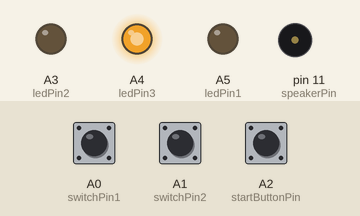
This sketch was run on a simulated Arduino Leonardo, built with avr-gcc and run on an emulated ATmega32U4. On the bench: output pins drawn as LEDs (lit = HIGH), buzzer (waves = sounding). The test bench sets the inputs (shaded band); at power-on: A0 (switchPin1) HIGH, A1 (switchPin2) HIGH, A2 (startButtonPin) HIGH. USB keyboard and mouse output is not drawn.

Above: at 3.0 s.
3.1 s: A0 (switchPin1) pulled LOW for 0.15 s
At 3.22 s:
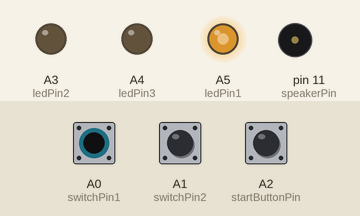
4.8 s: A1 (switchPin2) pulled LOW for 0.15 s
At 5.7 s:
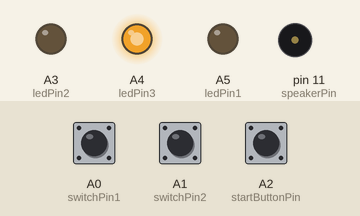
6.5 s: A2 (startButtonPin) pulled LOW for 0.15 s
At 7.7 s:
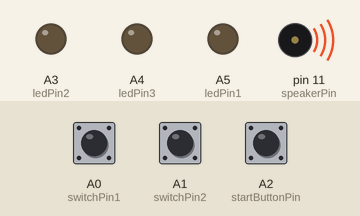
Timing chart, 0 to 9.6 s (numbered marks = the images above; inputs shaded):
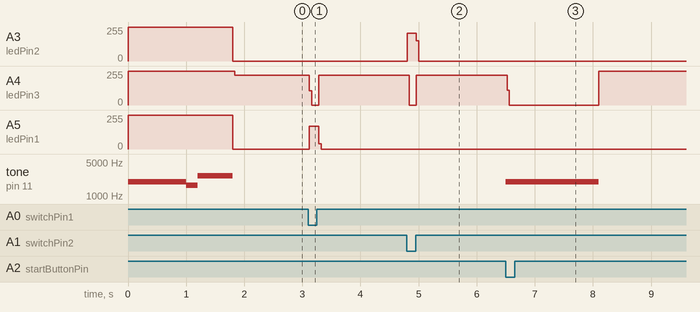

The sketch:

ArtGeneratorII.ino
```cpp
//Libraries
#include "LightSound.h"
#include "Image.h"

//Control Variables
int statusFlag = 0;
int enableFlag = 0;

void setup()
{
  pinSetup();
  bootLightSound();
}

void loop()
{
    if (digitalRead(switchPin1) == LOW) {statusFlag = 1;}
    if (digitalRead(switchPin2) == LOW) {statusFlag = 2;}
    if (digitalRead(switchPin1) == HIGH && digitalRead(switchPin2) == HIGH) {statusFlag = 3;}
    if (digitalRead(startButtonPin) == LOW) {enableFlag = 1;}


    if (statusFlag == 1 && enableFlag == 0)
    {
      ledsOff();
      ledOn(1);
    }
    else if (statusFlag == 2 && enableFlag == 0)
    {
      ledsOff();
      ledOn(2);
    }
    else if (statusFlag == 3 && enableFlag == 0)
    {
      ledsOff();
      ledOn(3);
    }
    else if (enableFlag == 1)
    {
      createImage(statusFlag);
    }
}

void createImage(int flagNumber)
{
  ledsOff();
  playSong(2);
  ledOn(flagNumber);
  openPaintDrawImage(flagNumber);
  ledsOff();
  doneLightSound();
  statusFlag = 0;
  enableFlag = 0;
}
```

Image.h
```cpp
#include "ImageData.h"
#include "MouseKeyboard.h"

int pixelSpacing = 7;

void openPaint()
{
    Mouse.begin();
    Keyboard.begin();

    Keyboard.press(KEY_LEFT_CTRL);
    Keyboard.press(KEY_ESC);
    delay(250);
    keyRelease();

    Keyboard.write('p');
    delay(250);
    Keyboard.write('a');
    delay(250);

    Keyboard.press(KEY_RETURN);
    keyRelease();
    delay(2500);

    Keyboard.press(KEY_LEFT_ALT);
    Keyboard.press((char) 32);
    Keyboard.press('x');
    keyRelease();
    delay(2500);;
}

void readyImage()
{
  mouseMove(-2500,-2500); //Move to Origin
  mouseMove(1100,140); // Move to Thickness Select
  Mouse.press(); //Select Thickness
  mouseMove(0,280);
  delay(250);
  Mouse.release();
  mouseMove(-500,-150); //Move to Start Position
  delay(2500);
}

int imageRead(int imageBitmap[], int pixelNumber)
{
    int byteIndex = 0;
    int bitIndex = -1;

    for (int i = 0; i < pixelNumber+1; i++) //Determines a Pixel's Bit and Byte Location (Ex: Byte 20, Bit 0)
    {
      bitIndex++;

      if (bitIndex == 8)
      {
        byteIndex++;
        bitIndex = 0;
      }
    }

    int imageByte = pgm_read_byte_near(imageBitmap+byteIndex); //Reads Correct Byte from Array
    int imageBit = bitRead(imageByte, bitIndex); // Reads Bit from Byte
    return imageBit;
}

void drawImage(int imageBitmap[], int bitmapWidth, int bitmapHeight)
{
  long imageSize = bitmapWidth * bitmapHeight;
  int imageRowLength = bitmapWidth;
  long rowCounter = 0;

  for (int thisPixel = 0 ; thisPixel < imageSize; thisPixel++)
  {
    int imageBit = imageRead(imageBitmap,thisPixel); //Reads Pixel Value

    if (imageBit == 1) //Dot if 1
    {
      dot(pixelSpacing);
      rowCounter++;
    }
    else if (imageBit == 0) //No Dot if 0
    {
      noDot(pixelSpacing);
      rowCounter++;
    }

   if (rowCounter == imageRowLength)
    {
      mouseMove((-pixelSpacing*imageRowLength), pixelSpacing);
      rowCounter = 0;
    }
  }
}

void openPaintDrawImage(int imageNumber)
{
      delay(1000);
      openPaint();
      readyImage();
      Serial.println(imageNumber);

    switch(imageNumber)
   {
    case 1:
        drawImage(image1, image1Width, image1Height);
        break;
    case 2:
        drawImage(image2, image2Width, image2Height);
        break;
    case 3:
        drawImage(image3, image3Width, image3Height);
        break;
    }

      delay(2000);
}
```

LightSound.h
```cpp
#include "SoundData.h"

//Button, Speaker, and LED Variables
const int switchPin1 = A0,
          switchPin2 = A1,
          startButtonPin = A2;

const int ledPin1 = A5,
          ledPin2 = A3,
          ledPin3 = A4;

const int speakerPin = 11;

void pinSetup()
{
  pinMode(switchPin1, INPUT_PULLUP);
  pinMode(switchPin2, INPUT_PULLUP);
  pinMode(startButtonPin, INPUT_PULLUP);

  pinMode(ledPin1, OUTPUT);
  pinMode(ledPin2, OUTPUT);
  pinMode(ledPin3, OUTPUT);
  pinMode(speakerPin, OUTPUT);
}

void playSong(int songNumber)
{
  int *melody;
  int *noteLength;
  int numNotes;

   switch(songNumber)
   {
    case 1:
          melody = &melodyStartup[0];
          noteLength = &noteLengthStartup[0];
          numNotes = numNotesStartup;
        break;
    case 2:
          melody = &melodyImageStart[0];
          noteLength = &noteLengthImageStart[0];
          numNotes = numNotesImageStart;
        break;
    case 3:
          melody = &melodyImageDone[0];
          noteLength = &noteLengthImageDone[0];
          numNotes = numNotesImageDone;
        break;
    }

  for (int thisNote = 0; thisNote < numNotes; thisNote++)
  {
    tone(speakerPin, *melody, *noteLength);
    delay(*noteLength);
    noTone(speakerPin);
    melody++; noteLength++;
  }
}

void bootLightSound()
{
  digitalWrite(ledPin1, HIGH);
  digitalWrite(ledPin2, HIGH);
  digitalWrite(ledPin3, HIGH);

  playSong(1);

  digitalWrite(ledPin1, LOW);
  digitalWrite(ledPin2, LOW);
  digitalWrite(ledPin3, LOW);
}

void ledsOff()
{
  digitalWrite(ledPin1, LOW);
  digitalWrite(ledPin2, LOW);
  digitalWrite(ledPin3, LOW);
}

void ledsOn()
{
  digitalWrite(ledPin1, HIGH);
  digitalWrite(ledPin2, HIGH);
  digitalWrite(ledPin3, HIGH);
}

void ledOn(int ledNumber)
{
  if (ledNumber == 1) {digitalWrite(ledPin1, HIGH);}
  else if (ledNumber == 2) {digitalWrite(ledPin2, HIGH);}
  else if (ledNumber == 3) {digitalWrite(ledPin3, HIGH);}
}

void doneLightSound()
{
  for (int j = 0; j < 3; j++)
  {
  ledsOn();
  delay(300);
  ledsOff();
  delay(300);
  }

  ledsOn();

  playSong(3);

  digitalWrite(ledPin1, LOW);
  digitalWrite(ledPin2, LOW);
  digitalWrite(ledPin3, LOW);
}
```

MouseKeyboard.h
```cpp
#include "Mouse.h"
#include "Keyboard.h"

void mouseMove(int x, int y) //Mouse Function to Overcome Mouse Acceleration
{
  if (x >= 0)
  {
    for (int i = 0; i < x; i++)
    {
      Mouse.move(1,0,0);
    }
  }
  else if (x < 0)
  {
    for (int i = 0; i < abs(x); i++)
    {
      Mouse.move(-1,0,0);
    }
  }

  if (y >= 0)
  {
    for (int i = 0; i < y; i++)
    {
      Mouse.move(0,1,0);
    }
  }
  else if (y < 0)
  {
    for (int i = 0; i < abs(y); i++)
    {
      Mouse.move(0,-1,0);
    }
  }
}

void keyRelease()
{
    delay(100);
    Keyboard.releaseAll();
}


void dot(int pixelSpacing) //Dot for Pixel Art
{
  Mouse.press();
  Mouse.release();
  mouseMove(pixelSpacing,0);
}

void noDot(int pixelSpacing)
{
  mouseMove(pixelSpacing,0);
}
```

SoundData.h
```cpp
//Note Defnitions
int NOTE_B0  = 31;
int NOTE_C1  = 33;
int NOTE_CS1 = 35;
int NOTE_D1  = 37;
int NOTE_DS1 = 39;
int NOTE_E1  = 41;
int NOTE_F1  = 44;
int NOTE_FS1 = 46;
int NOTE_G1  = 49;
int NOTE_GS1 = 52;
int NOTE_A1  = 55;
int NOTE_AS1 = 58;
int NOTE_B1  = 62;
int NOTE_C2  = 65;
int NOTE_CS2 = 69;
int NOTE_D2  = 73;
int NOTE_DS2 = 78;
int NOTE_E2  = 82;
int NOTE_F2  = 87;
int NOTE_FS2 = 93;
int NOTE_G2  = 98;
int NOTE_GS2 = 104;
int NOTE_A2  = 110;
int NOTE_AS2 = 117;
int NOTE_B2  = 123;
int NOTE_C3  = 131;
int NOTE_CS3 = 139;
int NOTE_D3  = 147;
int NOTE_DS3 = 156;
int NOTE_E3  = 165;
int NOTE_F3  = 175;
int NOTE_FS3 = 185;
int NOTE_G3  = 196;
int NOTE_GS3 = 208;
int NOTE_A3  = 220;
int NOTE_AS3 = 233;
int NOTE_B3  = 247;
int NOTE_C4  = 262;
int NOTE_CS4 = 277;
int NOTE_D4  = 294;
int NOTE_DS4 = 311;
int NOTE_E4  = 330;
int NOTE_F4  = 349;
int NOTE_FS4 = 370;
int NOTE_G4  = 392;
int NOTE_GS4 = 415;
int NOTE_A4  = 440;
int NOTE_AS4 = 466;
int NOTE_B4  = 494;
int NOTE_C5  = 523;
int NOTE_CS5 = 554;
int NOTE_D5  = 587;
int NOTE_DS5 = 622;
int NOTE_E5  = 659;
int NOTE_F5  = 698;
int NOTE_FS5 = 740;
int NOTE_G5  = 784;
int NOTE_GS5 = 831;
int NOTE_A5  = 880;
int NOTE_AS5 = 932;
int NOTE_B5  = 988;
int NOTE_C6  = 1047;
int NOTE_CS6 = 1109;
int NOTE_D6  = 1175;
int NOTE_DS6 = 1245;
int NOTE_E6  = 1319;
int NOTE_F6  =1397;
int NOTE_FS6 = 1480;
int NOTE_G6  = 1568;
int NOTE_GS6 = 1661;
int NOTE_A6  = 1760;
int NOTE_AS6 = 1865;
int NOTE_B6  = 1976;
int NOTE_C7  = 2093;
int NOTE_CS7 = 2217;
int NOTE_D7  = 2349;
int NOTE_DS7 = 2489;
int NOTE_E7  = 2637;
int NOTE_F7  = 2794;
int NOTE_FS7 = 2960;
int NOTE_G7  = 3136;
int NOTE_GS7 = 3322;
int NOTE_A7  = 3520;
int NOTE_AS7 = 3729;
int NOTE_B7  = 3951;
int NOTE_C8  = 4186;
int NOTE_CS8 = 4435;
int NOTE_D8  = 4699;
int NOTE_DS8 = 4978;

//Song #1
int melodyStartup[] = {NOTE_B6, NOTE_B6, NOTE_B6, NOTE_GS6, NOTE_E7};
int noteLengthStartup[] = {400, 400, 200, 200, 600};
int numNotesStartup = sizeof(melodyStartup)/sizeof(*melodyStartup);

//Song #2
int melodyImageStart[] = {NOTE_B6, NOTE_B6, NOTE_B6};
int noteLengthImageStart[] = {400, 400, 800};
int numNotesImageStart = sizeof(melodyImageStart)/sizeof(*melodyImageStart);

//Song #3
int melodyImageDone[] = {NOTE_A6, NOTE_A6, NOTE_A6, NOTE_A6, NOTE_AS6, NOTE_AS6, NOTE_AS6, NOTE_A6, NOTE_A6, NOTE_A6, NOTE_A6, NOTE_A6, NOTE_AS6, NOTE_AS6, NOTE_AS6, NOTE_A6,};
int noteLengthImageDone[] = {400, 100, 100, 100, 200, 200, 200, 1000,400, 100, 100, 100, 200, 200, 200, 1000};
int numNotesImageDone = sizeof(melodyImageDone)/sizeof(*melodyImageDone);
```

Source omitted: ImageData.h (59851 bytes)

Measured:
- after the input at 3.1 s, A4 (ledPin3): 223/255 → 0/255 at once, → 223/255 0.16 s later; A5 (ledPin1): 0/255 → 171/255 at once, → 0/255 0.16 s later
- after the input at 4.8 s, A3 (ledPin2): 0/255 → 208/255 at once, → 0/255 0.16 s later; A4 (ledPin3): 223/255 → 0/255 at once, → 223/255 0.12 s later
- after the input at 6.5 s, A4 (ledPin3): 223/255 → 0/255 at once, → 255/255 1.6 s later; tone on pin 11 (speakerPin): silent → 1976 Hz at once, → silent 1.6 s later
